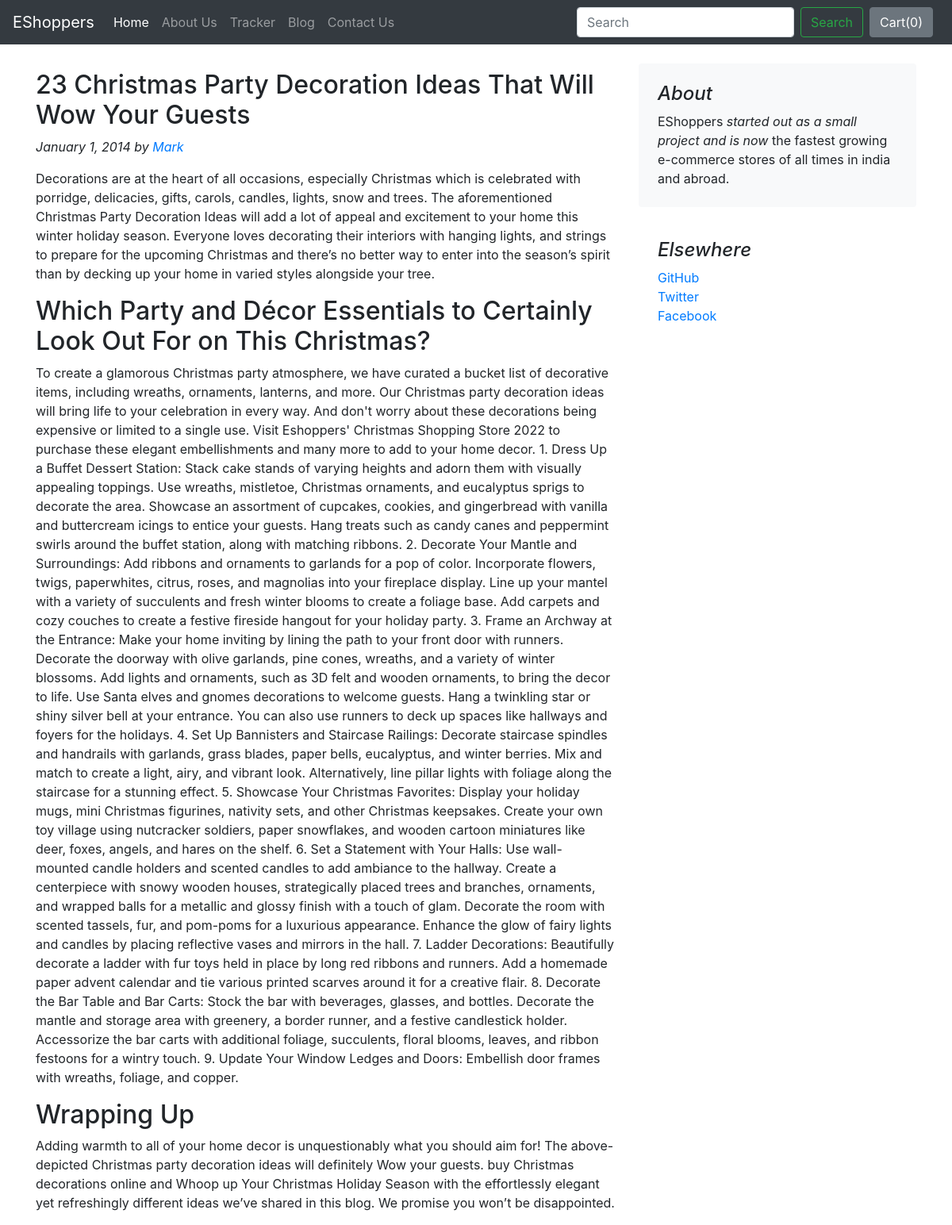
The app's page /blog/blogpost/3 with its own data.
### blog/models.py (models this page shows)
class Blogpost(models.Model):
    post_id = models.AutoField(primary_key= True)
    tilte = models.CharField(max_length=50)
    head0 = models.CharField(max_length=500, default="")
    chead0 = models.CharField(max_length=5000, default="")
    head1 = models.CharField(max_length=500, default="")
    chead1 = models.CharField(max_length=5000, default="")
    head2 = models.CharField(max_length=500, default="")
    chead2 = models.CharField(max_length=5000, default="")
    pub_date = models.DateField()
    thumbnail = models.ImageField(upload_to='shop/images', default="")
    def __str__(self):
        return self.tilte

### blog/views.py (the view)
# urls.py: path('blogpost/<int:id>', views.blogpost, name = 'blogHome'),
def blogpost(request, id):
    post = Blogpost.objects.filter(post_id = id)[0]
    print(post)
    return render(request, 'blog/blogpost.html',{'post':post})

### blog/templates/blog/blogpost.html (shortened to what this page needs)
{% extends 'blog/basic.html' %}
{% block body %}
<div class="container">
    <div class="row mt-4">
        <div class="col-md-8 blog-main">
            <div class="blog-post">
                <h2 class="blog-post-title">{{post.head0}}</h2>
                <p class="blog-post-meta font-italic">January 1, 2014 by <a href="#">Mark</a></p>
                <p>{{post.chead0}}</p>
                <h2>{{post.head1}}</h2>
                <p>{{post.chead1}}</p>
                <h2>{{post.head2}}</h2>
                <p>{{post.chead2}}</p>
            </div>
        </div>
        <aside class="col-md-4 blog-sidebar">
            <div class="p-4 mb-3 bg-light rounded">
                <h4 class="font-italic">About</h4>
                <p class="mb-0">EShoppers <em>started out as a small project and is now</em> the fastest growing e-commerce stores of all times in india and abroad.</p>
            </div>
            <div class="p-4">
                <h4 class="font-italic">Elsewhere</h4>
                <ol class="list-unstyled">
                    <li><a href="#">GitHub</a></li>
                    <li><a href="#">Twitter</a></li>
                    <li><a href="#">Facebook</a></li>
                </ol>
            </div>
        </aside>
    </div>
</div>
{% endblock %}

### records on screen
Blogpost: head0 "23 Christmas Party Decoration Ideas That Will Wow Your Guests", chead0 "Decorations are at the heart of all occasions, especially Christmas which is celebrated with porridge, delicacies, gifts, carols, candles, lights, snow and trees. The aforementioned Christmas Party Decoration Ideas will add a lot of appeal and excitement to your home this winter holiday season. Everyone loves decorating their interiors with hanging lights, and strings to prepare for the upcoming Christmas and there’s no better way to enter into the season’s spirit than by decking up your home in varied styles alongside your tree.", head1 "Which Party and Décor Essentials to Certainly Look Out For on This Christmas?", chead1 "To create a glamorous Christmas party atmosphere, we have curated a bucket list of decorative items, including wreaths, ornaments, lanterns, and more. Our Christmas party decoration ideas will bring life to your celebration in every way. And don't worry about these decorations being expensive or limited to a single use. Visit Eshoppers' Christmas Shopping Store 2022 to purchase these elegant embellishments and many more to add to your home decor. 1. Dress Up a Buffet Dessert Station: Stack cake stands of varying heights and adorn them with visually appealing toppings. Use wreaths, mistletoe, Christmas ornaments, and eucalyptus sprigs to decorate the area. Showcase an assortment of cupcakes,…", head2 "Wrapping Up", chead2 "Adding warmth to all of your home decor is unquestionably what you should aim for! The above-depicted Christmas party decoration ideas will definitely Wow your guests. buy Christmas decorations online and Whoop up Your Christmas Holiday Season with the effortlessly elegant yet refreshingly different ideas we’ve shared in this blog. We promise you won’t be disappointed."
